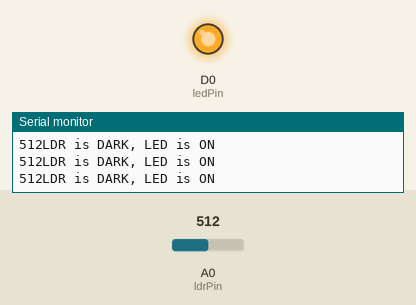
Simulated run of this sketch. Board: ESP8266 (NodeMCU). Shown: output pins drawn as LEDs (lit = HIGH), the last lines printed to the serial monitor. The test bench sets the inputs (shaded band); at power-on: A0 (ldrPin) = 512.

Above: at 1.2 s.
1.3 s: A0 (ldrPin) set to 892
2.8 s: A0 (ldrPin) set to 911
At 3.7 s:
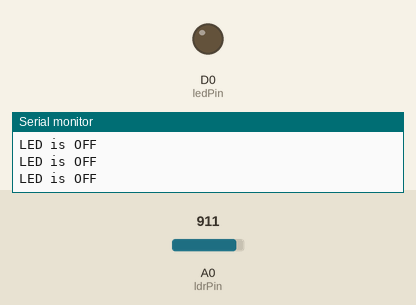
4.3 s: A0 (ldrPin) set to 890
At 4.9 s:
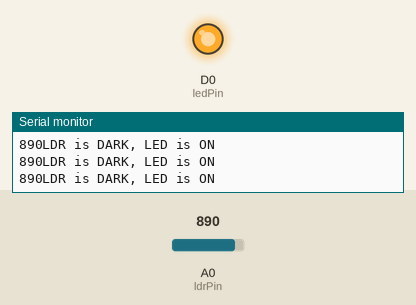
5.8 s: A0 (ldrPin) set to 900
At 6.3 s:
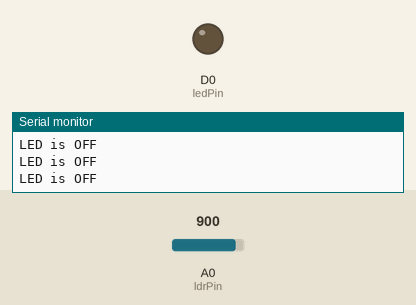
Timing chart, 0 to 8.3 s (numbered marks = the images above; inputs shaded):
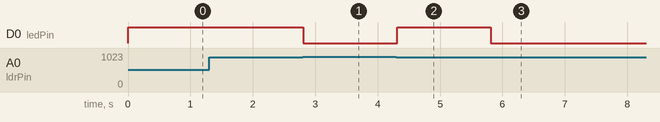

Measured:
- the behaviour switches between 899 and 900 on A0 (ldrPin) (found by bisection; images 0 and 1)
- after the input at 2.8 s, D0 (ledPin): HIGH → LOW at once
- after the input at 4.3 s, D0 (ledPin): LOW → HIGH at once
- after the input at 5.8 s, D0 (ledPin): HIGH → LOW at once

The sketch:

ldr1.ino
```cpp
/* Created on 2022
 * Last modification: 1st May 2022
 * This code permits to make a LDR blink (depends on the light) with the built in LED (of the ESP-8266-MOD with a ESP-12e module)
 */
const int ledPin = D0;    // builtin LED
const int ldrPin = A0;    // LDR connected to pin A0

void setup() {    // the setup routine runs once when you press reset

Serial.begin(9600);       // Open the serial port and set the data transmission rate to 9600 bps (bits per second)
  pinMode(ledPin, OUTPUT);    // Configures LED pin to behave as output
  pinMode(ldrPin, INPUT);     // Configures LDR pin to behave as an input
}
void loop() {     // the loop routine runs over and over again forever

int ldrStatus = analogRead(ldrPin);   // Reads the value from the LDR analog pin

  if (ldrStatus < 900) {
    digitalWrite(ledPin, HIGH);   // The pin has been defined as an OUTPUT, so voltage will be set to the corresponding value (5V or 3.3V)
    Serial.print(ldrStatus);    // prints the data to the serial port
    Serial.println("LDR is DARK, LED is ON");   // This text is seen when opening the Serial Monitor, it's only to make sure that the LDR is working-> this line can be deleted
  }

  else {
    digitalWrite(ledPin, LOW);
    Serial.println("LED is OFF");   // Prints data to the serial port as human-readable ASCII text (this line can also be deleted)
  }
  delay(100);   // LDR status is checked every 100ms
}
```
